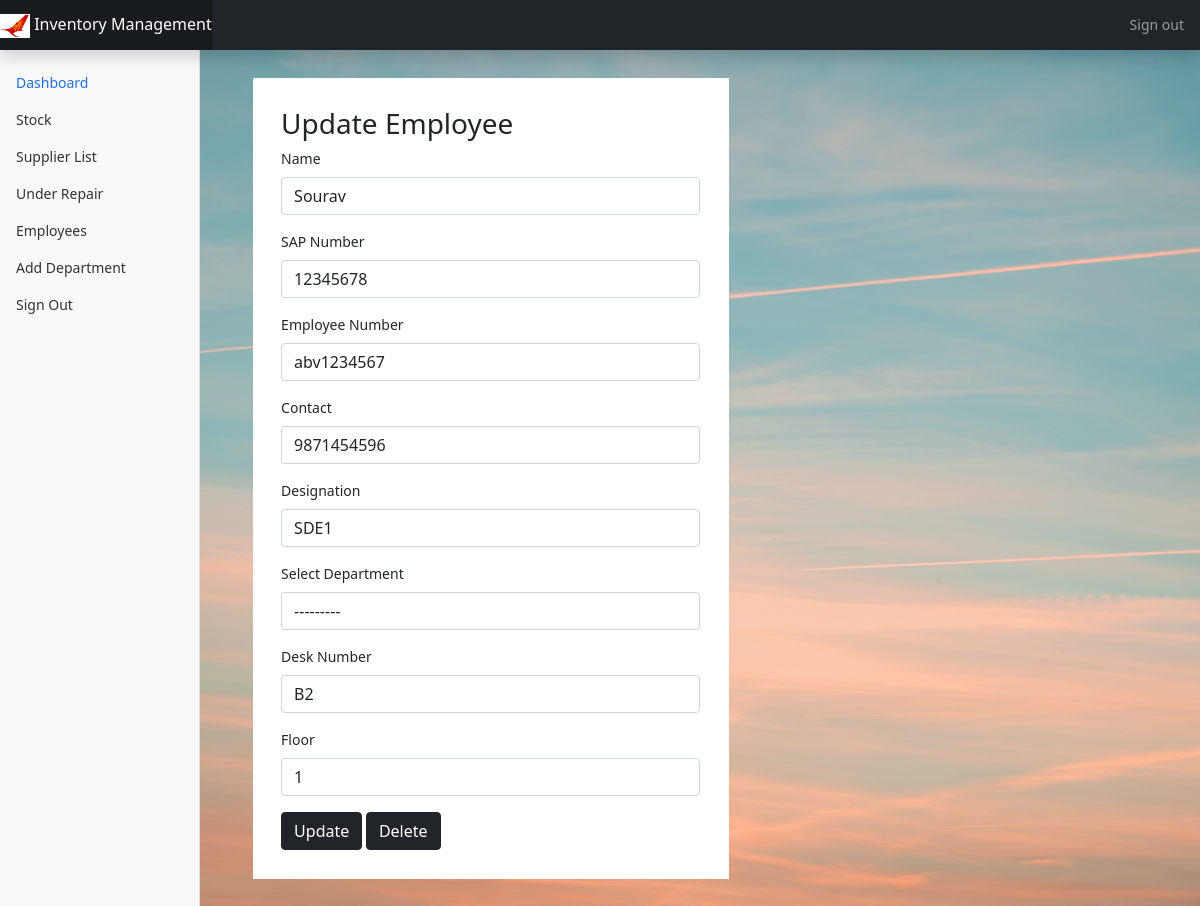
The page /updateEmployee/1 (signed in) on the database as committed earlier.
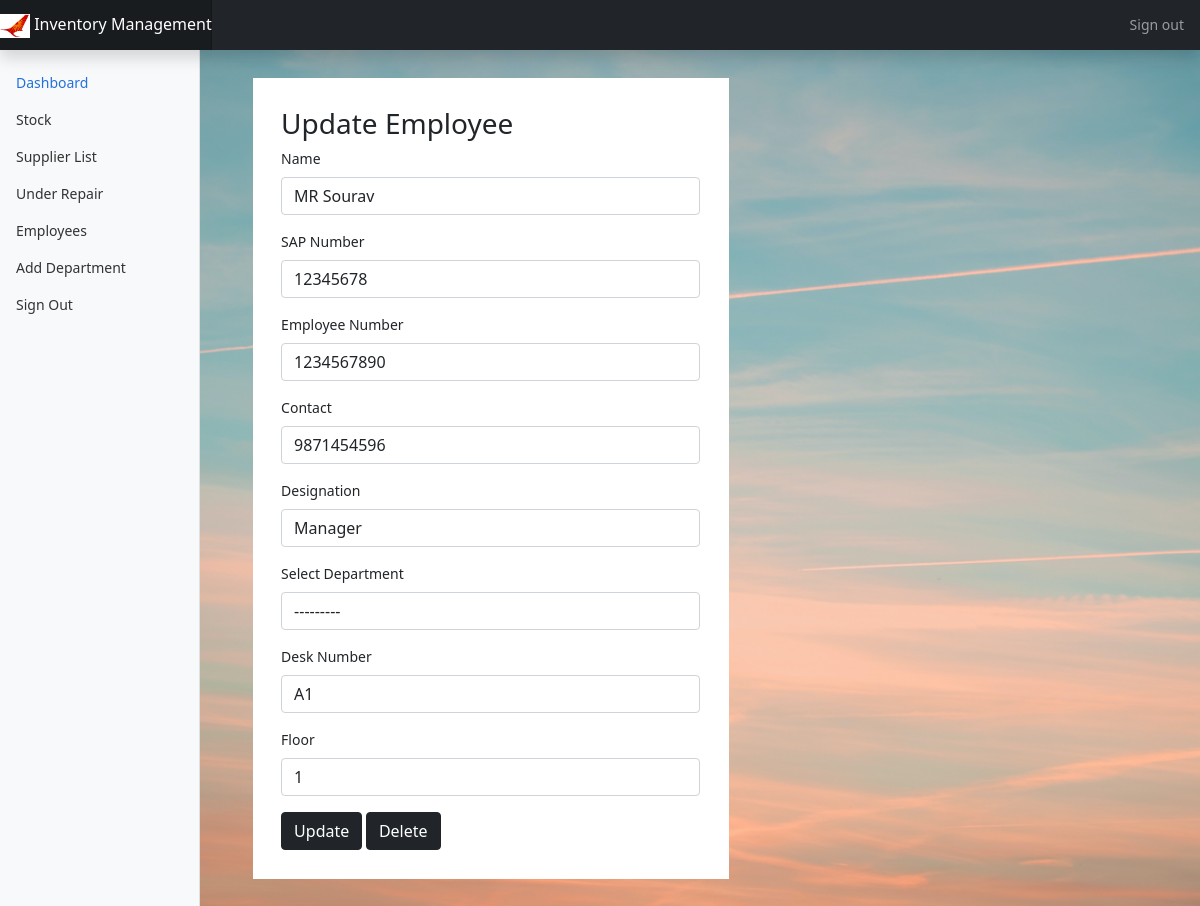
The same page on the database as committed later.
### main/models.py (models this page shows, shortened)
class Employee(models.Model):
    emp_id = models.AutoField(primary_key=True)
    sap_number = models.CharField(max_length = 8,unique=True,default="")
    staff_number = models.CharField(max_length = 10,unique=True,default="")
    name = models.CharField(max_length=50)
    contact = models.CharField(max_length=15,unique=True)
    designation = models.CharField(max_length=50)
    department = models.CharField(max_length=20,default=' ')
    floor = models.IntegerField(default=0,validators=[MinValueValidator(0)])
    desk_num = models.CharField(max_length=20,unique=True)

### main/views.py (the view, shortened to what this page needs)
# urls.py: path('updateEmployee/<int:pk>',views.updateEmployee,name='updateEmployee'),
@login_required(login_url='/auth/login')
def updateEmployee(request,pk):
    employee = models.Employee.objects.get(pk = pk)
    initial = {
        "name" : employee.name,
        "sap_number" : employee.sap_number,
        "staff_number": employee.staff_number,
        "contact" : employee.contact,
        "designation" : employee.designation,
        "department" : employee.department,
        "floor" : employee.floor,
        "desk_num" : employee.desk_num
    }
    updateEmployeeForm = forms.addEmployee(initial=initial)
    context = {
        'form' : updateEmployeeForm
    }
    return render(request,'main/updateEmployee.html',context)

### main/forms.py
class addEmployee(forms.Form):
    name = forms.CharField(max_length=20,widget=forms.TextInput(attrs={'class':'form-control','placeholder':"Employee's Name"}))
    sap_number = forms.CharField(max_length=8,widget=forms.TextInput(attrs={'class':'form-control','placeholder':"SAP Number"}))
    staff_number = forms.CharField(max_length=10,widget=forms.TextInput(attrs={'class':'form-control','placeholder':"Staff Number"}))
    contact = forms.RegexField(regex=r'^\+?1?\d{9,15}$',widget=forms.TextInput(attrs={'class':'form-control','placeholder':'Contact : Should be between 9 to 15 digits'}))
    designation = forms.CharField(max_length=20,widget=forms.TextInput(attrs={'class':'form-control','placeholder':'Designation'}))
    department = forms.ModelChoiceField(queryset=Department.objects.all(),widget=forms.Select(attrs={'class':'form-control'}))
    desk_num = forms.CharField(max_length=10,widget=forms.TextInput(attrs={'class':'form-control','placeholder':'Desk Number'}))
    floor = forms.IntegerField(min_value=MIN_FLOOR_VALUE, max_value=MAX_FLOOR_VALUE,widget=forms.NumberInput(attrs={'class':'form-control','placeholder':'Floor'}))

### templates/main/updateEmployee.html (shortened to what this page needs)
{% extends 'main/base.html' %}
{% block content %}
{% include 'main/navbar.html' %}
<main class="col-md-9 ms-sm-auto col-lg-10 px-md-4">
<div class="container-fluid w-50" style="background-color: white; padding: 3%; margin: 3%;">
    <h3>Update Employee</h3>
    <form action="" method="POST">
        <div class="mb-3">
            <label class="form-label">Name</label>
            {{form.name}}
        </div>
        <div class="mb-3">
            <label class="form-label">SAP Number</label>
            {{form.sap_number}}
        </div>
        <div class="mb-3">
            <label class="form-label">Employee Number</label>
            {{form.staff_number}}
        </div>
        <div class="mb-3">
            <label class="form-label">Contact</label>
            {{form.contact}}
        </div>
        <div class="mb-3">
            <label class="form-label">Designation</label>
            {{form.designation}}
        </div>
        <div class="mb-3">
            <label class="form-label">Select Department</label>
            {{form.department}}
        </div>
        <div class="mb-3">
            <label class="form-label">Desk Number</label>
            {{form.desk_num}}
        </div>
        <div class="mb-3">
            <label class="form-label">Floor</label>
            {{form.floor}}
        </div>
        <button type="submit" class="btn btn-dark" name="submit_type" value="update">Update</button>
        <button type="submit" class="btn btn-dark" name="submit_type" value="delete">Delete</button>
    </form>
</div>
{% endblock %}

Rows that differ between the two databases and show on the page:
changed Employee: name "Sourav" → "MR Sourav"; staff_number "abv1234567" → "1234567890"; designation "SDE1" → "Manager"; desk_num "B2" → "A1"
